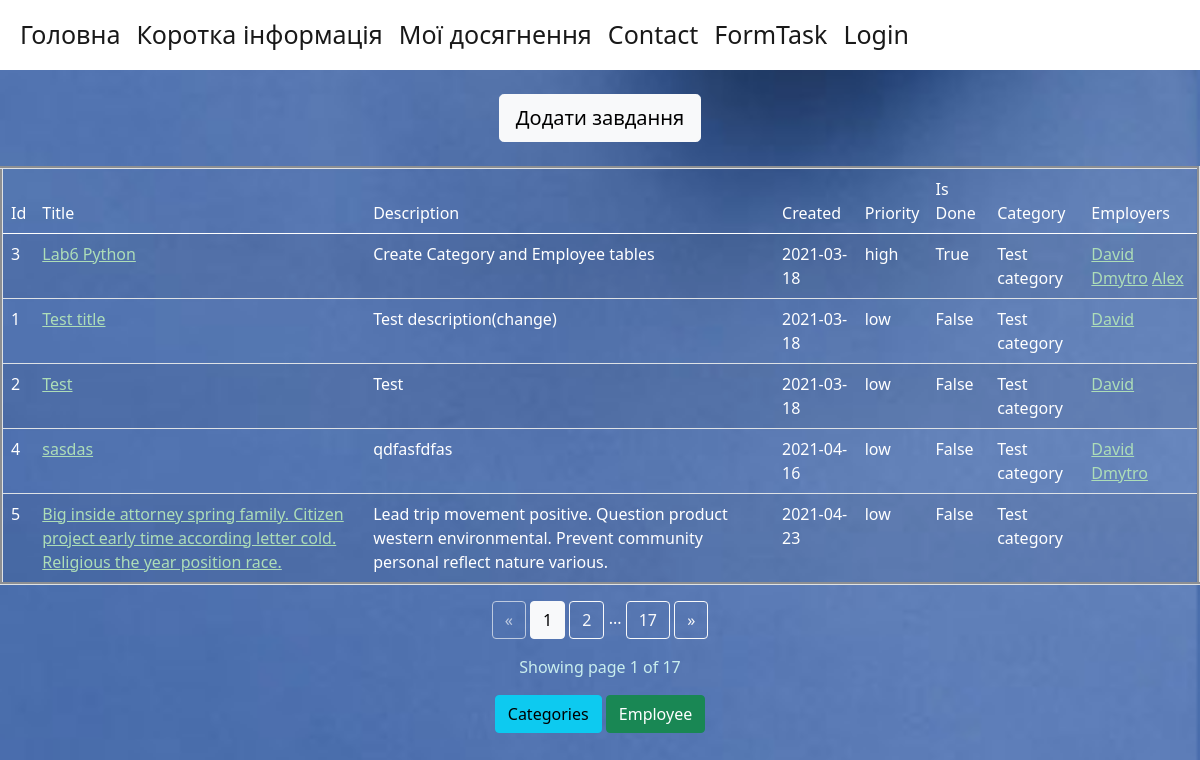
Screenshot of /tasks_bp/task with the database file from the repository.
### app/task/models.py (models this page shows, shortened)
class Task(db.Model):
    id = db.Column(db.Integer, primary_key=True)
    title = db.Column(db.String(80), nullable=False)
    description = db.Column(db.String(120), nullable=False)
    created = db.Column(db.Date,default=datetime.utcnow())
    priority = db.Column(db.Enum(MyEnum), default='low')
    is_done = db.Column(db.Boolean, default=False)
    category_id = db.Column(db.Integer, db.ForeignKey('category.id'))

class Category(db.Model):
    id = db.Column(db.Integer, primary_key=True)
    name = db.Column(db.String(80), nullable=False)
    category = db.relationship('Task', backref='category_backref', lazy=True)

class Employee(db.Model):
    id = db.Column(db.Integer, primary_key=True)
    name = db.Column(db.String(50), nullable=False)
    count_of_completed_tasks = db.Column(db.Integer)
    task_empl = db.relationship('Task', secondary=association_table, backref=db.backref('employee_backref'))

### app/task/view.py (the view)
@task_bp.route('/task', methods=["GET", "POST"])
def task():
    page = request.args.get('page', 1, type=int)
    tasks = Task.query.order_by(case(value=Task.priority, whens={'low':2, 'medium':1, 'high':0}), Task.created).paginate(page=page, per_page=5)
    return render_template('tasks.html', title='Список завдань', tasks=tasks)

### app/task/templates/task/tasks.html (shortened to what this page needs)
{% extends "base.html" %}
{%block content%}
{%from "_render_field.html" import render_field%}
 <div class="form-wrapper" align="center">
     <br>
     <form action="{{ url_for('task_bp_in.task_create') }}">
        <input  class="btn btn-light btn-lg" type="submit" value="Додати завдання" />
     </form>
     <br>
     <table class="table table-striped w-auto" border="3" align="center">
  <thead>
    <tr>
        <td class="table_form" scope="col">Id</td>
      <td class="table_form" scope="col">Title</td>
        <td class="table_form" scope="col">Description</td>
        <td class="table_form" scope="col">Created</td>
      <td class="table_form" scope="col">Priority</td>
        <td class="table_form" scope="col">Is Done</td>
        <td class="table_form" scope="col">Category</td>
        <td class="table_form" scope="col">Employers</td>
    </tr>
  </thead>
  <tbody>
  {% for task in tasks.items %}
  <tr>
       <td class="table_form">{{task.id}}</td>
       <td class="table_form"><a class="href_in_background" href={{url_for('task_bp_in.task')}}/{{task.id}}>{{task.title}}</a></td>
       <td class="table_form">{{task.description}}</td>
       <td class="table_form">{{task.created}}</td>
       <td class="table_form">{{task.priority.name}}</td>
       <td class="table_form">{{task.is_done}}</td>
       <td class="table_form">{{task.category_backref.name}}</td>
       <td class="table_form">
           {% for empl in task.employee_backref %}
               <a class="href_in_background" href={{url_for('task_bp_in.employee')}}/{{ empl.id }}>{{empl.name}}</a>
           {%endfor%}
       </td>
  </tr>
  {%endfor%}
  </tbody>
</table>
    <div class="text-right ">
        <a href="{{ url_for('task_bp_in.task', page=tasks.prev_num) }}"
           class="btn btn-outline-light
           {% if tasks.page == 1 %}disabled{% endif %}">
            &laquo;
        </a>
        {% for page_num in tasks.iter_pages(left_edge=1, right_edge=1, left_current=1, right_current=2) %}
    {% if page_num %}
                {% if tasks.page == page_num %}
                <a href="{{ url_for('task_bp_in.task', page=page_num) }}"
                   class="btn btn-light">
                    {{ page_num }}
                </a>
                {% else %}
                <a href="{{ url_for('task_bp_in.task', page=page_num) }}"
                   class="btn btn-outline-light">
                    {{ page_num }}
                </a>
                {% endif %}
            {% else %}
                <span style="color:white;">...</span>
            {% endif %}
        {% endfor %}
        <a href="{{ url_for('task_bp_in.task', page=tasks.next_num) }}"
           class="btn btn-outline-light
           {% if tasks.page == tasks.pages %}disabled{% endif %}">
            &raquo;
        </a>
    </div>
    <p class="text-right mt-3" style="color:#c9eeee;">
       Showing page {{ tasks.page }} of {{ tasks.pages }}
    </p>
     <a class="btn btn btn-info" href={{url_for('task_bp_in.category')}} role="button">Categories</a>
     <a class="btn btn btn btn-success" href={{url_for('task_bp_in.employee')}} role="button">Employee</a>
 </div>
{% endblock %}

### app/static/css/custom.css (style rules this page uses)
body { background-image: url('../images/fon.png'); background-size: 100%; }
.table_form { color:white; }
.href_in_background { color: #adddb8; }

### rows the page displays
Task: id "3", title "Lab6 Python", description "Create Category and Employee tables", created "2021-03-18", priority.name "high", is_done "True", category_backref.name "Test category"
Employee: name "David"
Employee: name "Dmytro"
Employee: name "Alex"
Task: id "1", title "Test title", description "Test description(change)", created "2021-03-18", priority.name "low", is_done "False", category_backref.name "Test category"
Task: id "2", title "Test", description "Test", created "2021-03-18", priority.name "low", is_done "False", category_backref.name "Test category"
Task: id "4", title "sasdas", description "qdfasfdfas", created "2021-04-16", priority.name "low", is_done "False", category_backref.name "Test category"
Task: id "5", title "Big inside attorney spring family. Citizen project early time according letter cold. Religious the year position race.", description "Lead trip movement positive. Question product western environmental. Prevent community personal reflect nature various.", created "2021-04-23", priority.name "low", is_done "False", category_backref.name "Test category"

### other values shown
{{ page_num }} "1"
{{ page_num }} "2" "17"
{{ tasks.page }} "1"
{{ tasks.pages }} "17"
